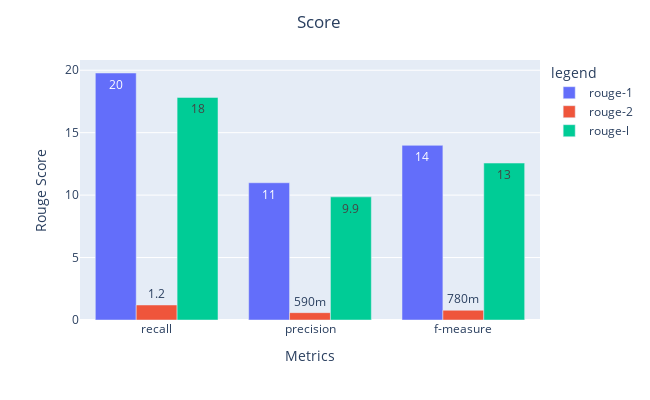

Source (notebook cell):
### Markdown cell above
For Pegasus

### Code cell
fig = px.bar(PegasusRouge*100, x=PegasusRouge.index, y=PegasusRouge.columns, 
             barmode='group', 
             text_auto='.2s',
             labels={
                     "Algo": "Algorithms",
                     "value": "Rouge Score",
                     "variable": "legend",
                     'index': "Metrics"
                 })

fig.update_layout(width=650,
                  height=400,
                  title={
                  'text': "Score",
                  'y':.96,
                  'x':0.49,
                  'xanchor': 'center',
                  'yanchor': 'top'})

fig.show()

### Figure 1 — Plotly figure (JSON) as saved in the notebook; plotly's stock layout.template omitted (floating-point values rounded to 4 significant figures)
{"data": [{"alignmentgroup": "True", "hovertemplate": "legend=rouge-1<br>Metrics=%{x}<br>Rouge Score=%{y}<extra></extra>", "legendgroup": "rouge-1", "marker": {"color": "#636efa", "pattern": {"shape": ""}}, "name": "rouge-1", "offsetgroup": "rouge-1", "orientation": "v", "showlegend": true, "textposition": "auto", "texttemplate": "%{y:.2s}", "x": ["recall", "precision", "f-measure"], "xaxis": "x", "y": [19.78, 10.99, 13.98], "yaxis": "y", "type": "bar"}, {"alignmentgroup": "True", "hovertemplate": "legend=rouge-2<br>Metrics=%{x}<br>Rouge Score=%{y}<extra></extra>", "legendgroup": "rouge-2", "marker": {"color": "#EF553B", "pattern": {"shape": ""}}, "name": "rouge-2", "offsetgroup": "rouge-2", "orientation": "v", "showlegend": true, "textposition": "auto", "texttemplate": "%{y:.2s}", "x": ["recall", "precision", "f-measure"], "xaxis": "x", "y": [1.202, 0.5869, 0.779], "yaxis": "y", "type": "bar"}, {"alignmentgroup": "True", "hovertemplate": "legend=rouge-l<br>Metrics=%{x}<br>Rouge Score=%{y}<extra></extra>", "legendgroup": "rouge-l", "marker": {"color": "#00cc96", "pattern": {"shape": ""}}, "name": "rouge-l", "offsetgroup": "rouge-l", "orientation": "v", "showlegend": true, "textposition": "auto", "texttemplate": "%{y:.2s}", "x": ["recall", "precision", "f-measure"], "xaxis": "x", "y": [17.82, 9.86, 12.57], "yaxis": "y", "type": "bar"}], "layout": {"xaxis": {"anchor": "y", "domain": [0, 1], "title": {"text": "Metrics"}, "type": "category", "range": [-0.5, 2.5], "autorange": true}, "yaxis": {"anchor": "x", "domain": [0, 1], "title": {"text": "Rouge Score"}, "type": "linear", "range": [0, 20.82], "autorange": true}, "legend": {"title": {"text": "legend"}, "tracegroupgap": 0}, "margin": {"t": 60}, "barmode": "group", "title": {"text": "Score", "y": 0.96, "x": 0.49, "xanchor": "center", "yanchor": "top"}, "width": 650, "height": 400}}
